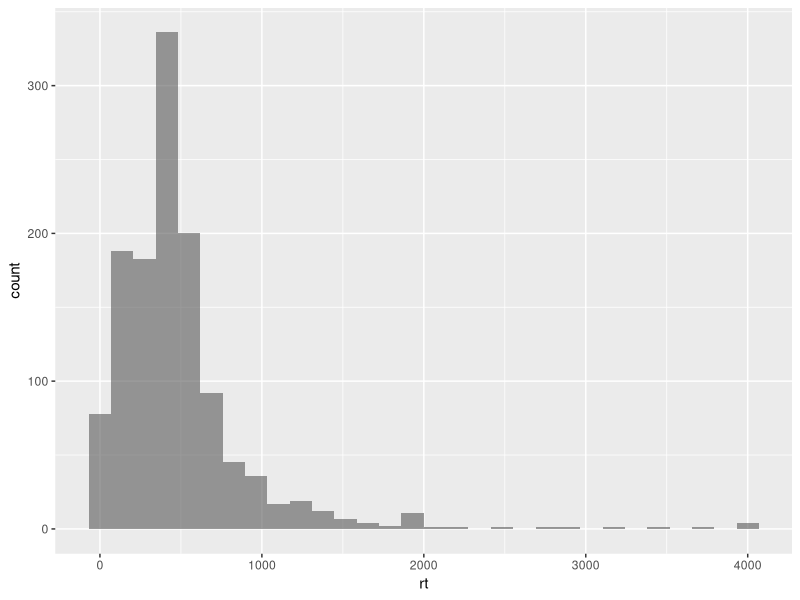

Recreate this plot in R.
## ---- chunk 1
library(tidyr)
library(dplyr)
library(ggplot2)
library(plyr)
library(MASS)
## ---- chunk 2
setwd("../data/")
df<-read.table('bandit1-trials.tsv',header=T)
trim<-subset(df, trial_type=="multi_trial")
df8<-subset(trim, bias==80)
df6<-subset(trim, bias==60)
subj_aggregate <- ddply(trim, c("workerid"), summarise, bias=sample(bias,1), bias_direction=sample(bias_direction,1), rt=mean(rt), acc=mean(result))
## ---- chunk 3
#Effect of bias level on performance
ddply(trim, c("bias"), summarise, N = length(unique(workerid)), rt = mean(rt), acc = mean(result))
#Bias level has no significant effect on reaction times
attach(subj_aggregate)
summary(aov(rt ~ bias))

#Effect of bias direction on performance, across levels. 
ddply(trim, c("bias", "bias_direction"), summarise, N = length(unique(workerid)), rt = mean(rt), acc = mean(result))
#Effect of bias direction is not significant for accuracy...
summary(aov(acc ~ bias_direction))
#...or reaction time
summary(aov(rt ~ bias_direction))

#This is odd. Two of the subjects didn't go through all 50 trials... is this NA correction?
subset(ddply(df, c("workerid"), summarise, N = length(rt)), N!=54)

## ---- chunk 4
#Trial # with rt
#rt with result
#trial # with result
## ---- chunk 5
 ggplot(data=trim,aes(x=rt))+geom_histogram(alpha=0.6)
 
# df0<-ddply(subset(df,trial_type=='multi_trial'), 
#       .(workerid), summarise, 
#       relative_prop = cumsum(result)/to.n(trial), trial=to.n(trial),
#       relative_left = cumsum(response=='L')/to.n(trial), 
#       Lbias = factor(Lbias_.),
#       biasDir = factor(bias_direction))
# 
# ggplot(df0, aes(x=trial,y=relative_prop,group=workerid,color=workerid))+
#   geom_line(size=1)+
#   ylab("relative proportion correct")+
#   facet_wrap(~Lbias)+
#   guides(color=F)
# 
# ggplot(df0, aes(x=trial, y=relative_left, group=workerid,color=workerid))+
#   geom_line(size=1)+
#   ylab("relative L responses")+
#   facet_wrap(~Lbias)+
#   guides(color=F)

